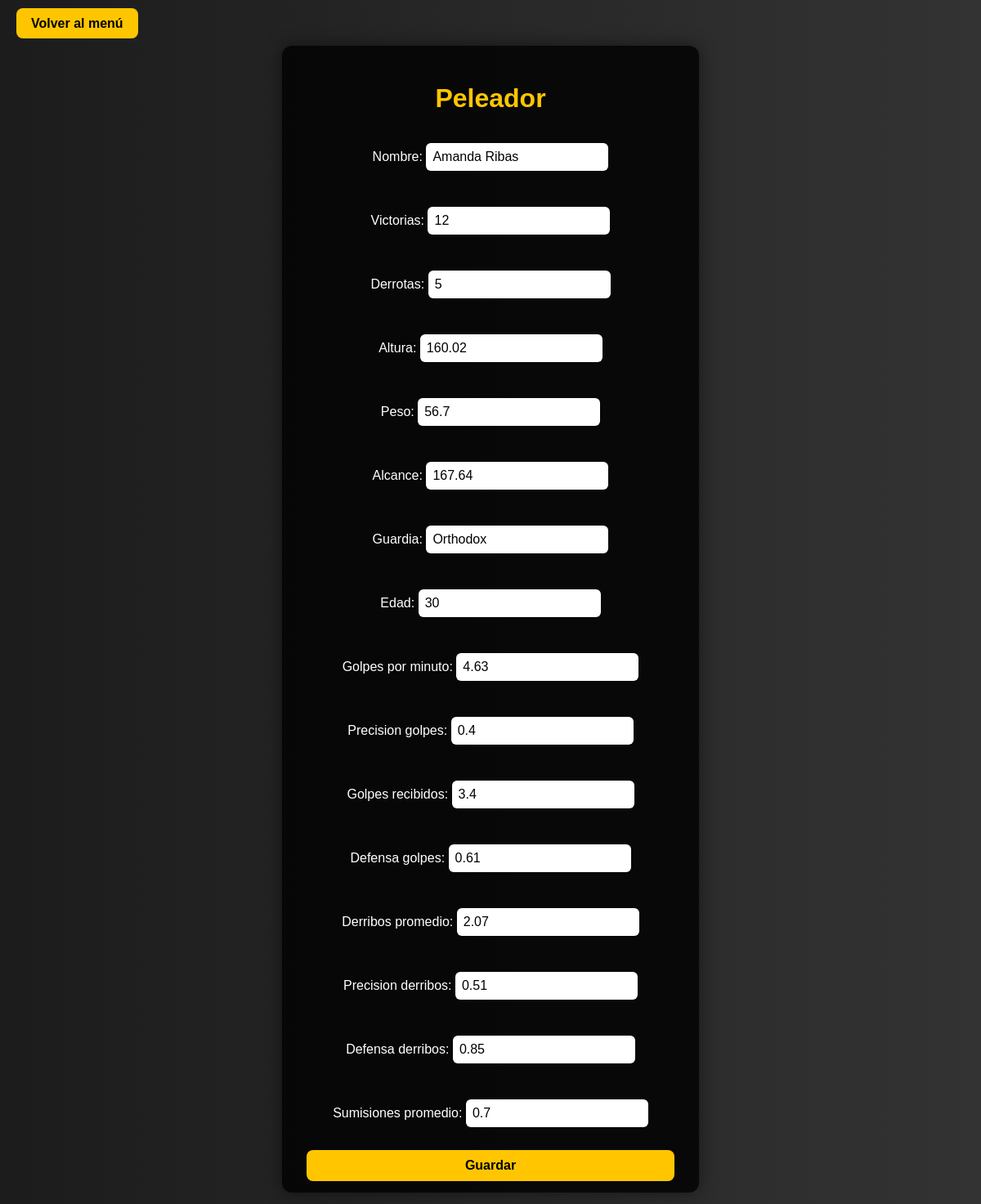
The page /editar/1/ (signed in) on the database its author committed.
### peleadores/models.py (models this page shows, shortened)
class Peleador(models.Model):
    nombre = models.CharField(max_length=100)
    victorias = models.IntegerField(default=0)
    derrotas = models.IntegerField(default=0)
    altura = models.FloatField(null=True, blank=True)  # en cm
    peso = models.FloatField(null=True, blank=True)    # en kg
    alcance = models.FloatField(null=True, blank=True) # en cm
    guardia = models.CharField(max_length=50, null=True, blank=True)  # Orthodox / Southpaw
    edad = models.IntegerField(null=True, blank=True)
    golpes_por_minuto = models.FloatField(null=True, blank=True)       # SLpM - Golpes significativos por minuto
    precision_golpes = models.FloatField(null=True, blank=True)        # sig_str_acc - Precisión de golpeo
    golpes_recibidos = models.FloatField(null=True, blank=True)        # SApM - Golpes recibidos por minuto
    defensa_golpes = models.FloatField(null=True, blank=True)          # str_def - % de defensa de golpes
    derribos_promedio = models.FloatField(null=True, blank=True)       # td_avg - Derribos promedio por 15 min
    precision_derribos = models.FloatField(null=True, blank=True)      # td_acc - Precisión de derribos
    defensa_derribos = models.FloatField(null=True, blank=True)        # td_def - % de defensa de derribos
    sumisiones_promedio = models.FloatField(null=True, blank=True)     # sub_avg - Sumisiones promedio por 15 min

### peleadores/decorators.py (the view)
    def wrapper(request, *args, **kwargs):
        grupos = [g.name.lower().strip() for g in request.user.groups.all()]
        if request.user.is_superuser or "editor" in grupos:
            return view_func(request, *args, **kwargs)
        raise PermissionDenied  # 403 para todos los demás

### peleadores/forms.py
class PeleadorForm(forms.ModelForm):
    class Meta:
        model = Peleador
        fields = "__all__"

### peleadores/views.py (called while the page is built)
@login_required
@editor_required
def editar_peleador(request, id):
    peleador = get_object_or_404(Peleador, id=id)
    form = PeleadorForm(request.POST or None, instance=peleador)
    if form.is_valid():
        form.save()
        return redirect("detalle_peleador", id=peleador.id)
    return render(request, "peleadores/form_peleador.html", {"form": form})

### peleadores/templates/peleadores/form_peleador.html (shortened to what this page needs)
<!DOCTYPE html>
<html lang="es">
<head>
</head>
<body>
    <div class="volver">
        <a href="{% url 'inicio' %}">Volver al menú</a>
    </div>
    <div class="container">
        <h2>Peleador</h2>
        <form method="post">
            {{ form.as_p }}
            <button type="submit">Guardar</button>
        </form>
    </div>
</body>
</html>

### peleadores/templates/peleadores/form_peleador.html (style rules this page uses)
html, body { font-family: Arial, sans-serif; background: linear-gradient(to right, #1c1c1c, #333); color: #fff; margin: 0; padding: 0; height: 100%; }
body { display: flex; justify-content: center; align-items: center; }
.volver { position: absolute; top: 20px; left: 20px; }
.volver a { background-color: #ffc600; color: #000; padding: 10px 18px; border-radius: 8px; font-weight: bold; text-decoration: none; transition: 0.3s; }
.container { background: rgba(0, 0, 0, 0.8); padding: 20px 30px; border-radius: 12px; box-shadow: 0 0 20px rgba(0,0,0,0.5); max-width: 450px; width: 90%; max-height: 90vh; overflow-y: auto; text-align: center; }
h2 { font-size: 2em; margin-bottom: 20px; color: #ffc600; }
form { display: flex; flex-direction: column; gap: 12px; }
input, select { padding: 8px; border-radius: 6px; border: none; font-size: 1em; }
button { background-color: #ffc600; color: #000; padding: 10px; border: none; border-radius: 8px; font-weight: bold; cursor: pointer; transition: 0.3s; font-size: 1em; }

### rows shown on the page
Peleador: nombre "Amanda Ribas", victorias "12", derrotas "5", altura "160.02", peso "56.7", alcance "167.64", guardia "Orthodox", edad "30", golpes_por_minuto "4.63", precision_golpes "0.4", golpes_recibidos "3.4", defensa_golpes "0.61", derribos_promedio "2.07", precision_derribos "0.51", defensa_derribos "0.85", sumisiones_promedio "0.7"
